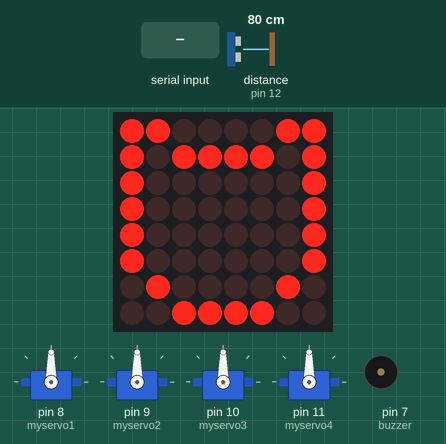
Recording of a sketch running on a simulated Arduino Uno, built with avr-gcc and run on an emulated ATmega328P. Parts: 4 × servo, 8×8 LED matrix, buzzer (waves = sounding). Wiring (inferred from the names in the program): ultrasonic range finder: trigger pin 13; echo pin 12. The test bench sets the inputs (shaded band); at power-on: distance to the obstacle (sensor on pin 12) 80 cm. The echo pulse lasts 58.3 µs per cm.

Above: at 1.2 s.
1.3 s: distance to the obstacle (sensor on pin 12) set to 21 cm
2.8 s: distance to the obstacle (sensor on pin 12) set to 18 cm
At 2.92 s:
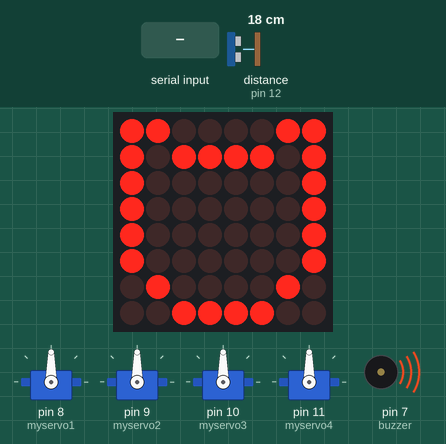
At 3.4 s:
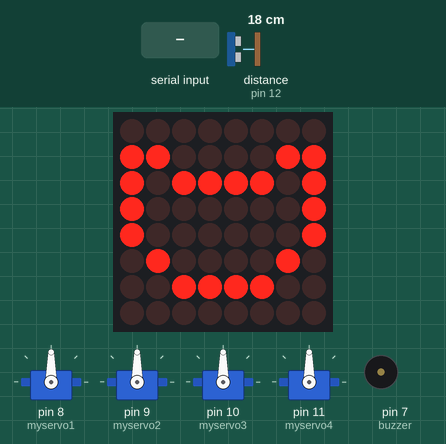
5.8 s: "a" received over the second serial link
At 6.56 s:
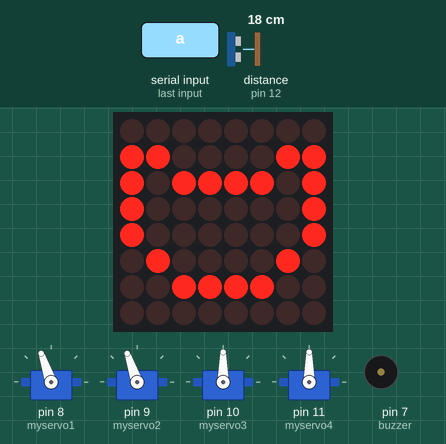
Timing chart, 0 to 14.2 s (numbered marks = the images above; inputs shaded):
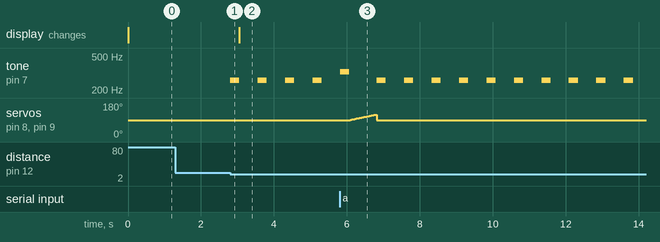

The sketch:

__Otto_Robot_Project_Code.ino
```cpp
#include <Servo.h>
#include "LedControl.h"
#include <SoftwareSerial.h>

// --- Distance Sensor ---
#define Trig 13
#define Echo 12

// --- Matrix LED ---
#define DIn 4
#define CS 3
#define CLk 2
#define N 1 // number of Max7219
LedControl lc = LedControl(DIn, CLk, CS, N);

byte big_smile[8] = {0xC3, 0xBD, 0x81, 0x81, 0x81, 0x81, 0x42, 0x3C};
byte small_smile[8] = {0x00, 0xC3, 0xBD, 0x81, 0x81, 0x42, 0x3C, 0x00};

// --- Buzzer ---
#define buzzer 7

// --- Servo Motors ---
Servo myservo1; // Fixed: Added missing semicolon
Servo myservo2;
Servo myservo3;
Servo myservo4;

// --- Bluetooth Connection ---
#define TxPin 5
#define RxPin 6
SoftwareSerial Bluetooth(RxPin, TxPin);

void setup() {
  // 1. Setup Distance Sensor
  pinMode(Trig, OUTPUT);
  pinMode(Echo, INPUT_PULLUP);

  // 2. Setup Matrix LED
  lc.shutdown(0, false); // wakeup MAX72XX
  lc.setIntensity(0, 1); // Set the brightness 0 .. 15
  lc.clearDisplay(0);    // clear the display

  // 3. Setup Buzzer
  pinMode(buzzer, OUTPUT);

  // 4. Setup Servo Motors
  myservo1.attach(8);
  myservo2.attach(9);
  myservo3.attach(10);
  myservo4.attach(11);

  // Set initial position for servos
  myservo1.write(90);
  myservo2.write(90);
  myservo3.write(90);
  myservo4.write(90);

  // 5. Setup Bluetooth
  Bluetooth.begin(9600);
}

// ==========================================
//             HELPER FUNCTIONS
// ==========================================

long distance() {
  long duration, cm;
  digitalWrite(Trig, LOW); // Trig a LOW pulse beforehand a clean HIGH
  delayMicroseconds(5);
  digitalWrite(Trig, HIGH); // The sensor is triggered by a HIGH pulse
  delayMicroseconds(10);
  digitalWrite(Trig, LOW);
  duration = pulseIn(Echo, HIGH); // duration is the time (in microseconds)
  cm = duration / 58.2; // s = v * t = 0.017 * t = 1/58 * t
  return cm;
}

void buzzing(int freq) {
  tone(buzzer, freq);
  delay(250);
  noTone(buzzer);
}

// Function that was missing in the original code, added to make the LEDs work
void writeMatrixLed(byte image[8]) {
  for (int i = 0; i < 8; i++) {
    lc.setRow(0, i, image[i]);
  }
}

// ==========================================
//               MAIN LOOP
// ==========================================

void loop() {
  long currentDistance = distance();

  // Distance check and collision avoidance
  if (currentDistance > 0 && currentDistance < 20) {
    buzzing(261); // Play warning sound
    writeMatrixLed(small_smile); // Change face when a wall is detected
    delay(500);
  } else {
    writeMatrixLed(big_smile); // Normal face
  }

  // Receive Bluetooth commands
  if (Bluetooth.available() > 0) {
    char tav = Bluetooth.read();

    // If the letter 'a' is received, the robot will perform an action
    if (tav == 'a') {
      buzzing(329); // Confirmation sound

      // Example servo movement
      for (int k = 90; k < 120; k++) {
        myservo1.write(k);
        myservo2.write(k);
        delay(25);
      }

      // Return to initial position
      myservo1.write(90);
      myservo2.write(90);
    }
  }
}
```

Measured:
- the behaviour switches between 20 and 19 cm on distance to the obstacle (sensor on pin 12) (found by bisection; images 0 and 1)
- after the input at 1.3 s, every drawn part: stays the same
- after the input at 2.8 s, tone on pin 7 (buzzer): alternates 261 Hz for 0.25 s and silent for 0.50 s, starting at once
- after the input at 5.8 s, servo on pin 8 (myservo1), servo on pin 9 (myservo2): rises from 90° to 119° in 0.70 s, then falls to 90° in 0.03 s
